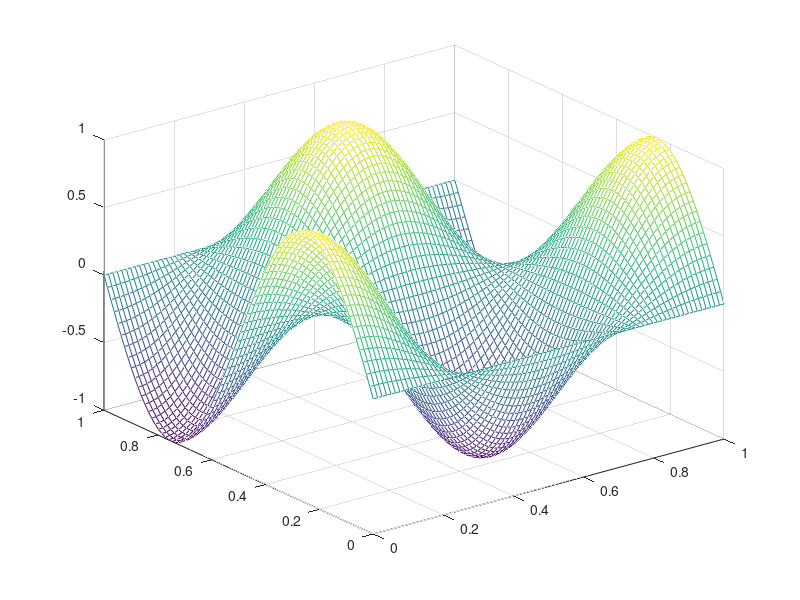

This figure's MATLAB source: (Note: this script raises an error after producing the figure.)
%Domain Dimensions
X1=1;
X2=1;

%Spatial Mesh Size
N = 80;
h = 1/(N-1); %There are N gridpoints including the endpoints which are each 
             %h apart
%Max time  
T=30;

%Temporal Mesh Size
TN = 10;
tau = 1/TN; %There are TN Temporal Gridpoints not including t=0 which are 
            %each tau apart

%Initial conditions
Omegax1 = X1*h.*(0:N-1);
Omegax2 = X2*h.*(0:N-1);
[OmegaX1,OmegaX2]=meshgrid(Omegax1,Omegax2);
%Omega=meshgrid(Omegax1,Omegax2)

%u0 = @(x1,x2) 1./(1+exp(-80.*(x1-0.5)));
u0=@(x1,x2) cos(2*pi.*x1).*sin(2*pi.*x2);
%u0=@(x1,x2) cos(2*pi.*x1).*(x2.^2);
%u0=@(x1,x2) Bump(x1,x2,0.5,0.5,0.05,1);

U0 = u0(OmegaX1,OmegaX2);
figure
mesh(OmegaX1,OmegaX2,U0)

%Recognition parameter
r=1;
%Familiarity parameter
s = 0.1;

%Plot limits:
x1lims = [0,X1*h*(N-1)];
x2lims = [0,X2*h*(N-1)];
%zlims = [min(U0,[],'all'),max(U0,[],'all')];
zlims = [-1,1];


figure
%title('animation')
u=U0;
for i = 1:T*TN
    %compute derivative wrt time
    dt = zeros(size(U0));
    for j = (1:length(OmegaX1))
        for k = (1:length(OmegaX2))
            x1 = OmegaX1(k,j);
            j;
            x2 = OmegaX2(k,j);
            k;
            u;
            K=Kernel(sqrt((x1-OmegaX1).^2+(x2-OmegaX2).^2),s);
            
            %D = DiffusionDifIntSurface(u,j,k);
            D = DifIntSurface(u,j,k,r);
            %D = DifIntSurfaceCPT(u,j,k,r);
            %D = BackwardsDiffusionDifIntSurface(u,j,k);
            %D = BackwardsDifIntSurfaceBounded(u,j,k,r);
            %D = BackwardsDifIntSurfaceCPT(u,j,k,r);

            %c = sum(K.*D.*h^2,'all');
            %intfirst = trapz(K.*D);
            %intsecond = trapz(intfirst)*h^2;
            c = trapz(trapz(K.*D))*h^2;
            dt(k,j)=c;
        end
    end
    dt;
    u = u+(tau.*dt);
    mesh(OmegaX1,OmegaX2,u)
    xlabel('x1');
    ylabel('x2');
    zlabel('u(x1,x2)');
    xlim(x1lims);
    ylim(x2lims);
    zlim(zlims);
    drawnow
    title = "anticoordination";
    filename = "test.gif";
    %title(gca,title)
    exportgraphics(gcf,filename,'Append',true)
end


%function K = Kernel(x)
%    idx = (x==0);
%    K = (1-idx).*(1./x.^4);
%    K(isnan(K))=2^16;
%end

function B = Bump(x,y,x0,y0,R,h)
    r = (x-x0).^2+(y-y0).^2;
    idx = r<R;
    B = h*idx.*exp(-1./(1-r/R));
end



function K = Kernel(x,s)
    K = 1/(s*sqrt(2*pi))*exp((x).^2./(-2*s^2));
end

function R = DifIntSurface(u,j,k,r)
    d = u(k,j)-u;
    R = -2/r.*d.*exp(-1/r.*d.^2);
end


function R = DifIntSurfaceCPT(u,j,k,r)
    d = u(k,j)-u;
    idx = abs(d)<0.25;
    R = (idx).*-2/r.*d.*exp(-1/r.*d.^2);
end

function R = BackwardsDifIntSurfaceBounded(u,j,k,r)
    d=u(k,j)-u;
    R = 2/r.*d.*exp(-1/r.*d.^2);
end

function R = BackwardsDifIntSurfaceCPT(u,j,k,r)
    d = u(k,j)-u;
    idx = abs(d)<0.25;
    R = (idx).*2/r.*d.*exp(-1/r.*d.^2);
end

function R = DiffusionDifIntSurface(u,j,k)
    R=-(u(k,j)-u);
end

function R = BackwardsDiffusionDifIntSurface(u,j,k)
    R= u(k,j)-u;
end
